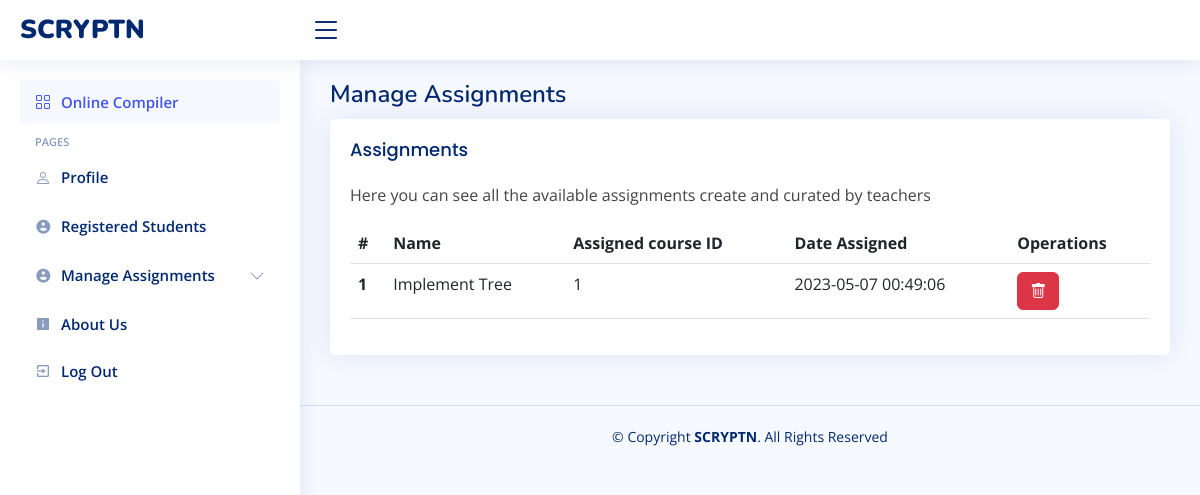
Page /teacher/manage_assignments.php (signed in) on the committed database.
### tables this page shows
CREATE TABLE `assignments` (
  `id` int(11) NOT NULL,
  `assignment_name` varchar(255) NOT NULL,
  `assigned_course` int(11) NOT NULL,
  `assignment_desc` text NOT NULL,
  `assignment_date` varchar(255) NOT NULL DEFAULT current_timestamp()
);

### teacher/manage_assignments.php (the view, shortened to what this page needs)
<!DOCTYPE html>
<html lang="en">
<head>
    <link href="../assets/vendor/bootstrap/css/bootstrap.min.css" rel="stylesheet">
    <link href="../assets/vendor/bootstrap-icons/bootstrap-icons.css" rel="stylesheet">
    <link href="../assets/vendor/boxicons/css/boxicons.min.css" rel="stylesheet">
    <link href="../assets/vendor/quill/quill.snow.css" rel="stylesheet">
    <link href="../assets/vendor/quill/quill.bubble.css" rel="stylesheet">
    <link href="../assets/vendor/remixicon/remixicon.css" rel="stylesheet">
    <link href="../assets/vendor/simple-datatables/style.css" rel="stylesheet">
    <link href="../assets/css/style.css" rel="stylesheet">
</head>
<body>
    <?php include './includes/header.php'; ?>
    <?php include './includes/sidenav.php'; ?>
    <main id="main" class="main">
        <div class="pagetitle">
            <h1>Manage Assignments</h1>
        </div>
        <section class="section">
            <div class="row">
                <div class="col-lg-12">
                    <div class="card">
                        <div class="card-body">
                            <h5 class="card-title">Assignments</h5>
                            <p>Here you can see all the available assignments create and curated by teachers</p>
                            <table class="table datatable">
                                <thead>
                                    <tr>
                                        <th scope="col">#</th>
                                        <th scope="col">Name</th>
                                        <th scope="col">Assigned course ID</th>
                                        <th scope="col">Date Assigned</th>
                                        <th scope="col">Operations</th>
                                    </tr>
                                </thead>
                                <tbody>
                                    <?php
                                    $servername = "localhost";
                                    $username = "root";
                                    $password = "";
                                    $databasename = "scr";
                                    $conn = new mysqli(
                                        $servername,
                                        $username,
                                        $password,
                                        $databasename
                                    );
                                    $id = $_SESSION["teacherID"];
                                    $assign_query = "SELECT * FROM `teachers` WHERE `teacherID` = '$id'";
                                    $assign_result = $conn->query($assign_query);
                                    $ass_row = $assign_result->fetch_assoc();
                                    $course = $ass_row["assigned_course"];
                                    $query_file = "SELECT * FROM `assignments` WHERE `assigned_course` = '$course'";
                                    $result_file = $conn->query($query_file);
                                    if ($result_file->num_rows > 0) {
                                        while ($row = $result_file->fetch_assoc()) {
                                            echo "<tr>";
                                            echo "<th scope='row'>" . $row['id'] . "</th>";
                                            echo "<td>" . $row['assignment_name'] . "</td>";
                                            echo "<td>" . $row['assigned_course'] . "</td>";
                                            echo "<td>" . $row['assignment_date'] . "</td>";
                                            echo "<td><a href='./delete_assign.php?id=" . $row['id'] . "'><button type='button' class='btn btn-danger'><i class='bi bi-trash'></i></button></a></td>";
                                            echo "</tr>";
                                        }
                                    } else {
                                        echo "0 results";
                                    }
                                    ?>
                                </tbody>
                            </table>
                        </div>
                    </div>
                </div>
            </div>
        </section>
    </main>
    <footer id="footer" class="footer">
        <div class="copyright">
            &copy; Copyright <strong><span>SCRYPTN</span></strong>. All Rights Reserved
        </div>
    </footer>
</body>
</html>

### assets/css/style.css (style rules this page uses)
:root { scroll-behavior: smooth; }
body { font-family: "Open Sans", sans-serif; background: #f6f9ff; color: #444444; }
a { color: #4154f1; text-decoration: none; }
h1, h2, h3, h4, h5, h6 { font-family: "Nunito", sans-serif; }
#main { margin-top: 60px; padding: 20px 30px; transition: all 0.3s; }
.pagetitle { margin-bottom: 10px; }
.pagetitle h1 { font-size: 24px; margin-bottom: 0; font-weight: 600; color: #012970; }
.card { margin-bottom: 30px; border: none; border-radius: 5px; box-shadow: 0px 0 30px rgba(1, 41, 112, 0.1); }
.card-title { padding: 20px 0 15px 0; font-size: 18px; font-weight: 500; color: #012970; font-family: "Poppins", sans-serif; }
.card-body { padding: 0 20px 20px 20px; }
@media (min-width: 1200px) { #main, #footer { margin-left: 300px; } }
.footer { padding: 20px 0; font-size: 14px; transition: all 0.3s; border-top: 1px solid #cddfff; }
.footer .copyright { text-align: center; color: #012970; }

### rows in the picture
assignments: id "1", assignment_name "Implement Tree", assigned_course "1", assignment_date "2023-05-07 00:49:06"
